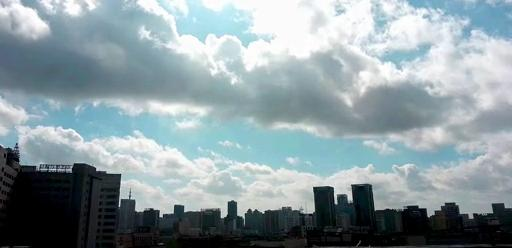
%> input picture Data/cloudv01.jpg, 512 x 248 px
$ octave --eval "result = IGradForHOG(imread('Data/cloudv01.jpg'));"   (GNU Octave 9; MATLAB toolbox functions it lacks are replaced by stand-ins)
%> lines starting %> are read from the running program, lines starting %| are printed output that depends on the picture
function [ Ix,Iy ] = IGradForHOG(img)
%UNTITLED2 Summary of this function goes here
% 求图像梯度 for hog
%   Detailed explanation goes here
if size(img,3) >1 %灰度处理
    img = rgb2gray(img);
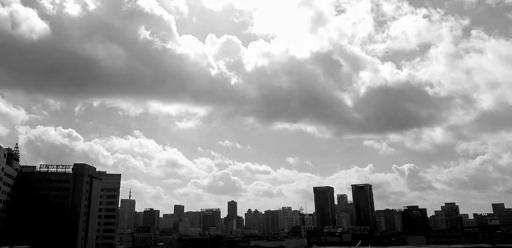
%> img: size 248x512 uint8; min 0, max 255, mean 151.4
end
img = im2double(img);
%> img: size 248x512 double
img=sqrt(img);      %伽马校正
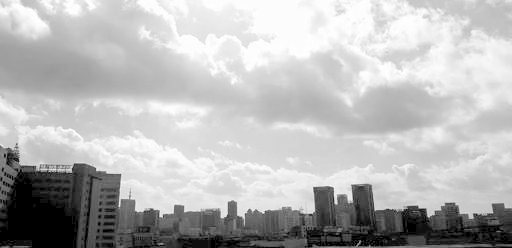
%> img: size 248x512 double; min 0, max 1, mean 0.721

%下面是求边缘
fy=[-1 0 1];        %定义竖直模板
fx=fy';             %定义水平模板
Iy=imfilter(img,fy,'replicate');    %竖直边缘
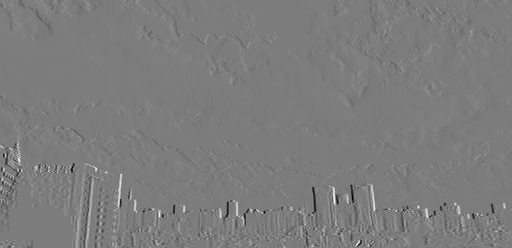
%> Iy: size 248x512 double; min -0.708, max 0.739, mean 0.000595; drawn with min black and max white
Ix=imfilter(img,fx,'replicate');    %水平边缘
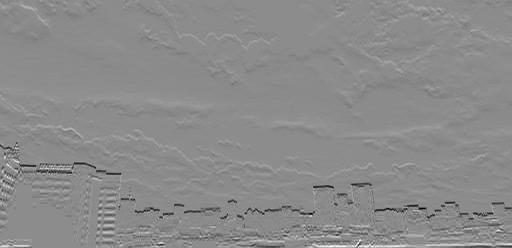
%> Ix: size 248x512 double; min -0.745, max 0.607, mean -0.00544; drawn with min black and max white
end
